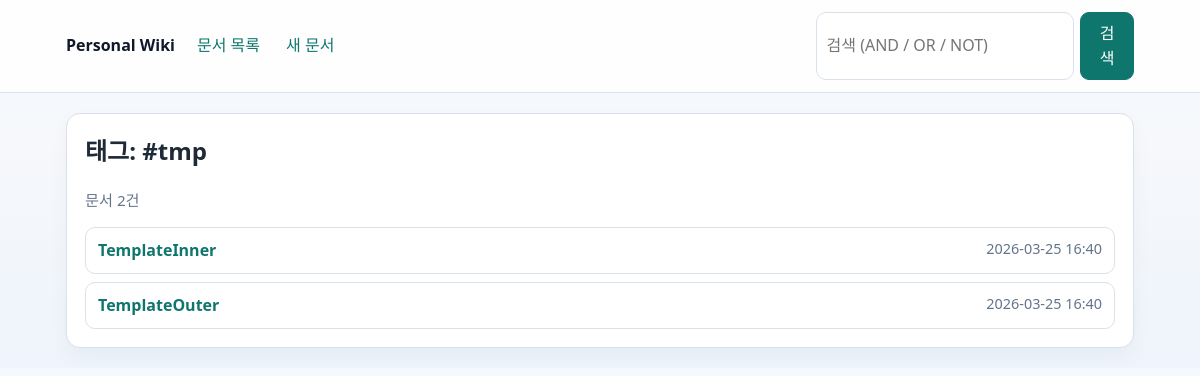
/tag/tmp, run on an earlier commit of the app's database.
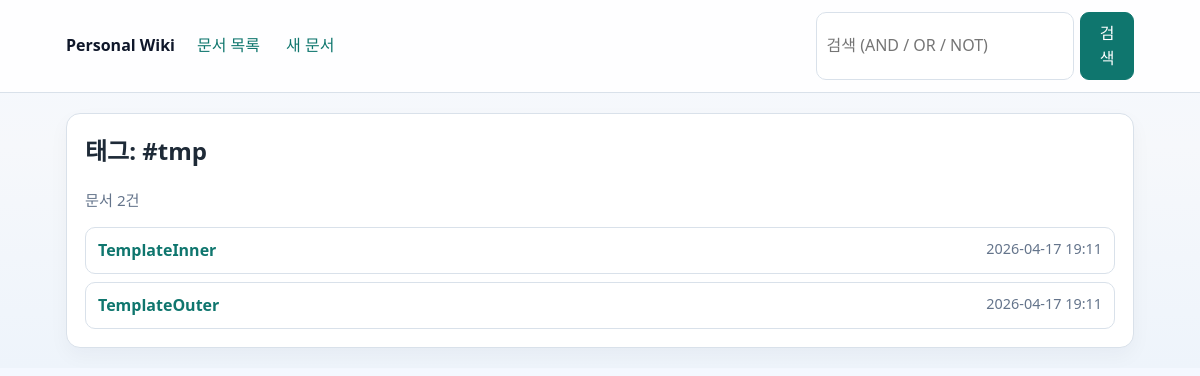
And on a later commit of the database.
### tables this page shows
CREATE TABLE docs (
            id INTEGER PRIMARY KEY AUTOINCREMENT,
            title TEXT NOT NULL COLLATE NOCASE UNIQUE,
            slug TEXT NOT NULL UNIQUE,
            file_path TEXT NOT NULL,
            meta_json TEXT NOT NULL DEFAULT '{}',
            created_at TEXT NOT NULL,
            updated_at TEXT NOT NULL
        );

### app.py (the view)
@app.route("/tag/<path:tag_name>")
def docs_by_tag(tag_name: str):
    conn = get_db()
    rows = conn.execute(
        """
        SELECT d.id, d.title, d.slug, d.updated_at
        FROM docs d
        JOIN doc_tags dt ON dt.doc_id = d.id
        JOIN tags t ON t.id = dt.tag_id
        WHERE t.name = ? COLLATE NOCASE
        ORDER BY d.updated_at DESC, d.title COLLATE NOCASE
        """,
        (tag_name,),
    ).fetchall()
    docs = [dict(row) for row in rows]
    return render_template("tag.html", tag_name=tag_name, docs=docs)

### app.py (called while the page is built)
def connect_db() -> sqlite3.Connection:
    conn = sqlite3.connect(DB_PATH)
    conn.row_factory = sqlite3.Row
    conn.execute("PRAGMA busy_timeout = 5000")
    conn.execute("PRAGMA temp_store = MEMORY")
    conn.execute("PRAGMA cache_size = -20000")
    conn.execute("PRAGMA foreign_keys = ON")
    return conn

def get_db() -> sqlite3.Connection:
    if "db" not in g:
        g.db = connect_db()
    return g.db

@app.template_filter("pretty_time")
def pretty_time_filter(value: str) -> str:
    try:
        dt = datetime.fromisoformat(value)
        return dt.strftime("%Y-%m-%d %H:%M")
    except ValueError:
        return value

### templates/tag.html (shortened to what this page needs)
{% extends "base.html" %}
{% block content %}
<section class="panel">
  <h1>태그: #{{ tag_name }}</h1>
  <p class="muted">문서 {{ docs|length }}건</p>
  {% if docs %}
    <ul class="doc-list">
      {% for doc in docs %}
        <li class="doc-item">
          <div class="doc-head">
            <a class="doc-title" href="{{ url_for('view_doc', slug=doc.slug) }}">{{ doc.title }}</a>
            <span class="doc-time">{{ doc.updated_at|pretty_time }}</span>
          </div>
        </li>
      {% endfor %}
    </ul>
  {% else %}
    <p>해당 태그를 가진 문서가 없습니다.</p>
  {% endif %}
</section>
{% endblock %}

What changed in the data, as far as the page shows it:
changed docs "TemplateInner": updated_at|pretty_time "2026-03-25 16:40" → "2026-04-17 19:11"
changed docs "TemplateOuter": updated_at|pretty_time "2026-03-25 16:40" → "2026-04-17 19:11"
